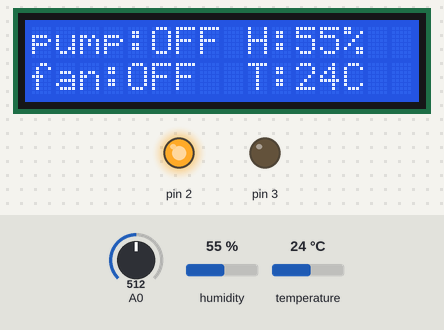
Bench run of a sketch on a simulated Arduino Uno, built with avr-gcc and run on an emulated ATmega328P. Parts: 16×2 character LCD, output pins drawn as LEDs (lit = HIGH). The inputs (shaded band) are chosen by the test bench; at power-on: humidity 55 %, A0 = 512, temperature 24 °C. What the sketch prints to the serial monitor is not drawn.

Above: at 1.2 s.
1.3 s: humidity set to 58 %
At 3.3 s:
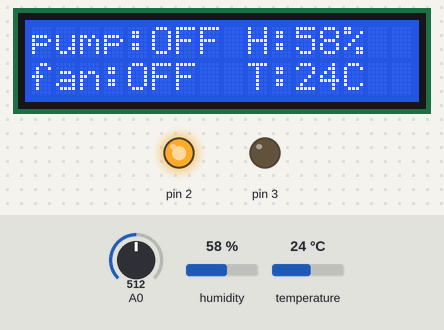
3.6 s: humidity set to 61 %
At 5.3 s:
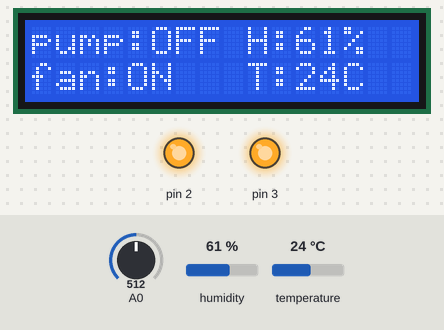
5.7 s: A0 set to 731
7.5 s: A0 set to 763
At 9.3 s:
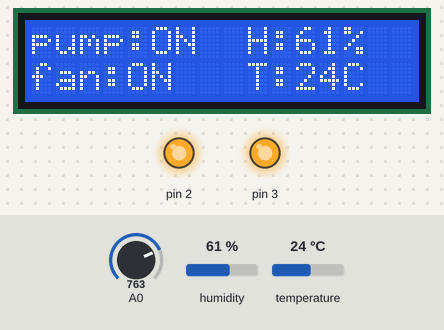
9.9 s: humidity set to 22 %
At 11.3 s:
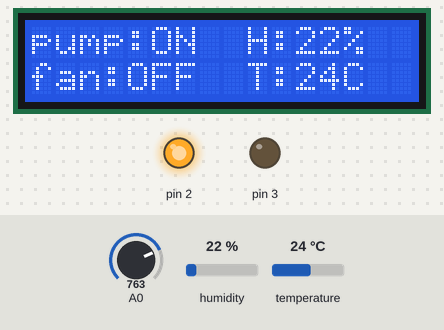
12.0 s: temperature set to 12 °C
At 13.3 s:
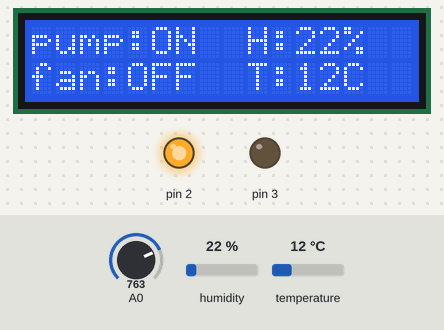
Timing chart, 0 to 15.0 s (numbered marks = the images above; inputs shaded):
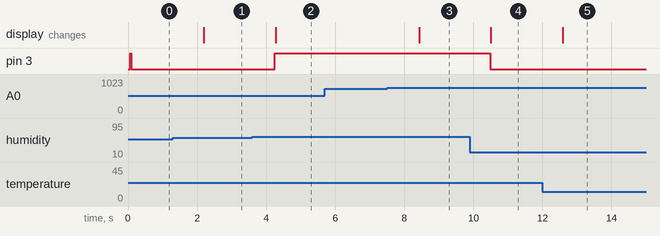

The sketch:

finalised_group_arduino_code.ino
```cpp
//* How to use the DHT-11 sensor with Arduino
//   Temperature and humidity sensor and
//   I2C LCD1602
 //  SDA --> A4
 //  SCL --> A5

//Libraries
#include <DHT.h>
//I2C LCD:
#include <LiquidCrystal_I2C.h>
#include <Wire.h>

LiquidCrystal_I2C lcd(0x27,16,2); // set the LCD address to 0x27 for a 16 chars and 2 line display

//Constants
#define DHTPIN 7     // what pin we're connected to
#define DHTTYPE DHT11   // DHT 11
DHT dht(DHTPIN, DHTTYPE); //// Initialize DHT sensor for normal 16mhz Arduino

//Variables
//int chk;
int h;  //Stores humidity value
int t; //Stores temperature value

void setup()
{
    Serial.begin(9600);
   // Serial.println("Temperature and Humidity Sensor Test");
    dht.begin();
    lcd.init(); //initialize the lcd
    lcd.backlight(); //open the backlight
     pinMode(2, OUTPUT);
  digitalWrite(2, HIGH);
   pinMode(3, OUTPUT);
  digitalWrite(3, HIGH);
}

void loop()
{
    //Read data and store it to variables h (humidity) and t (temperature)
    // Reading temperature or humidity takes about 250 milliseconds!
    h = dht.readHumidity();
    t = dht.readTemperature();

    //Print temp and humidity values to serial monitor
    Serial.print("Humidity: ");
    Serial.print(h);
   Serial.print(" %, Temp: ");
    Serial.print(t);
    Serial.println(" ° Celsius");


    //to print live temperature on LCD
    lcd.setCursor(9, 1);
    lcd.print("T:");
    lcd.print(t);
    lcd.print("C");

    //to print live humidity anf fan status on LCD
    lcd.setCursor(9, 0);
    lcd.print("H:");
    lcd.print(h);
    lcd.print("%");
    if (h < 60) {
    digitalWrite(3, LOW);
    lcd.setCursor(0, 1);
    lcd.print("fan:OFF");
    }
    else {
    digitalWrite(3, HIGH);
    lcd.setCursor(0, 1);
    lcd.print("fan:ON ");
     //lcd.setCursor(0, 6);
    //lcd.print(value);
  }

    int SensorValue = analogRead(A0); //read the input on analog pin 0
    Serial.println(SensorValue); //prints the value read by sensor on the serial monitor:
    //to print live pump status on LCD
    if (SensorValue < 750) {
      digitalWrite(4, LOW);
      Serial.print("pump:OFF");
      lcd.setCursor(0, 0);
      lcd.print("pump:OFF");
  } else {
    digitalWrite(4, HIGH);
    lcd.setCursor(0, 0);
    lcd.print("pump:ON ");
    Serial.print("pump:ON ");
  }
  delay(1000); //Delay 1 sec.
}
```

Measured:
- the behaviour switches between 59 and 60 % on humidity (found by bisection; images 1 and 2)
- the behaviour switches between 749 and 750 on A0 (found by bisection; images 2 and 3)
- after the input at 1.3 s, the display: changes after 0.89 s (image 1)
- after the input at 3.6 s, pin 3: LOW → HIGH after 0.66 s; the display: changes after 0.67 s (image 2)
- after the input at 5.7 s, every drawn part: stays the same
- after the input at 7.5 s, the display: changes after 0.93 s (image 3)
- after the input at 9.9 s, pin 3: HIGH → LOW after 0.59 s; the display: changes after 0.61 s (image 4)
- after the input at 12.0 s, the display: changes after 0.58 s (image 5)
